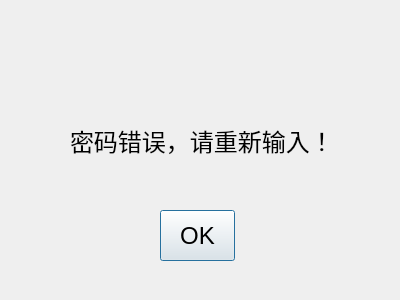
<?xml version="1.0" encoding="UTF-8"?>
<ui version="4.0">
 <class>dialog2</class>
 <widget class="QDialog" name="dialog2">
  <property name="geometry">
   <rect>
    <x>0</x>
    <y>0</y>
    <width>400</width>
    <height>300</height>
   </rect>
  </property>
  <property name="windowTitle">
   <string>Dialog</string>
  </property>
  <widget class="QLabel" name="label">
   <property name="geometry">
    <rect>
     <x>70</x>
     <y>80</y>
     <width>281</width>
     <height>121</height>
    </rect>
   </property>
   <property name="font">
    <font>
     <pointsize>18</pointsize>
    </font>
   </property>
   <property name="text">
    <string>密码错误，请重新输入！</string>
   </property>
  </widget>
  <widget class="QPushButton" name="pushButton">
   <property name="geometry">
    <rect>
     <x>160</x>
     <y>210</y>
     <width>75</width>
     <height>51</height>
    </rect>
   </property>
   <property name="font">
    <font>
     <pointsize>18</pointsize>
    </font>
   </property>
   <property name="text">
    <string>OK</string>
   </property>
  </widget>
 </widget>
 <resources/>
 <connections/>
</ui>
